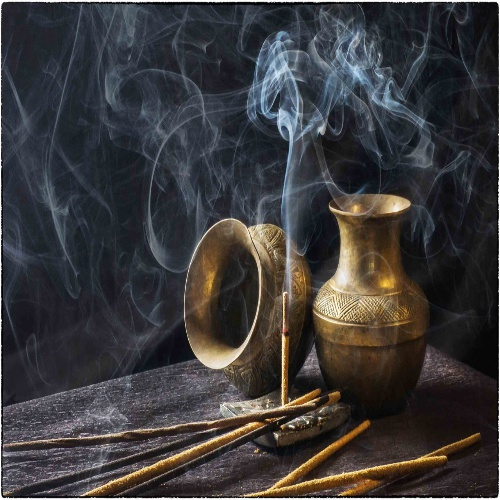
//> input picture projectMidTerm/Sequential/img/smoke500.jpg, 500 x 500 px
$ ./main   (built with g++ and OpenCV 4)
//> lines starting //> are read from the running program, lines starting //| are printed output that depends on the picture
### projectMidTerm/Sequential/equalize.cpp
#include <opencv2/highgui/highgui.hpp>
#include <opencv2/imgproc/imgproc.hpp>

using namespace std;
using namespace cv;

void equalize(Mat image, int equalized[], int *yuv_vector)
{
    int index = 0;
    for(int i = 0; i < image.rows; i++) {
        for (int j = 0; j < image.cols; j++) {


            int Y = equalized[yuv_vector[index]];  // edit Y channel with equalized vector
            int U = yuv_vector[index+1];
            int V = yuv_vector[index+2];

            // reconvert from YUV to RGB
            unsigned char R = (unsigned char)max(0, min(255,(int)(Y + 1.4075 * (V - 128))));
            unsigned char G = (unsigned char)max(0, min(255,(int)(Y - 0.3455 * (U - 128) - (0.7169 * (V - 128)))));
            unsigned char B = (unsigned char)max(0, min(255,(int)(Y + 1.7790 * (U - 128))));

            Vec3b intensity = image.at<Vec3b>(i,j);

            intensity.val[0] = R;
            intensity.val[1] = G;
            intensity.val[2] = B;

            image.at<Vec3b>(i,j) = intensity;

            index = index + 3;
        }
    }
}

### projectMidTerm/Sequential/cumulative_histogram.cpp
using namespace std;
using namespace cv;

void cumulative_histogram(int hist[], int equalized[], int cols, int rows)

{
    int cumulative_histogram[256];

    cumulative_histogram[0] = hist[0];

    for(int i = 1; i < 256; i++)
    {
        cumulative_histogram[i] = hist[i] + cumulative_histogram[i-1]; //Computation of cdf

        equalized[i] = (int)(((float)cumulative_histogram[i] - hist[0])/((float)cols * rows - 1)*255); //Normalization of cdf
    }
}

### projectMidTerm/Sequential/hist_maker.cpp
#include <opencv2/highgui/highgui.hpp>
#include <opencv2/imgproc/imgproc.hpp>

using namespace std;
using namespace cv;

void hist_maker(Mat image, int hist[], int *yuv_vector){
// receives the image histogram as formal parameter(int hist[]) and computes the RGB to YUV conversion, updating the Y histogram

    // initialize all intensity values to 0
    for(int i = 0; i < 256; i++){
        hist[i] = 0;
    }

    int index = 0;
    //slide rows and cols
    for(int i = 0; i < image.rows; i++) {
        for (int j = 0; j < image.cols; j++)
        {

            Vec3b intensity = image.at<Vec3b>(i,j); //vector with 3 byte entries, each one for R,G,B respectively

            int R = intensity.val[0]; // R is red
            int G = intensity.val[1]; // G is green
            int B = intensity.val[2]; // B is blue

            // Conversion
            int Y = R * .299000 + G * .587000 + B * .114000; // Y is the luminance level
            int U = R * -.168736 + G * -.331264 + B * .500000 + 128;
            int V = R * .500000 + G * -.418688 + B * -.081312 + 128;

            hist[Y]++;
            // memorize in a column vector all the pixels of the image in RGB format ( the yuv_vector is initialized like rows*cols*3 )
            yuv_vector[index] = Y;
            yuv_vector[index + 1] = U;
            yuv_vector[index + 2] = V;

            index = index +3;
        }
    }
}

### projectMidTerm/Sequential/main.cpp
#include <iostream>
#include <opencv2/highgui/highgui.hpp>
#include <opencv2/imgproc/imgproc.hpp>
#include <sys/time.h>
#include "hist_maker.cpp"
#include "cumulative_histogram.cpp"
#include "equalize.cpp"

using namespace std;
using namespace cv;

int main(){

    // Image reading
    Mat image = imread("../img/smoke500.jpg", IMREAD_COLOR);
//> image is the input picture: 500 rows x 500 cols, CV_8UC3; mean B, G, R 58.8, 57.9, 59.7

    //We used these functions to varying the size of the same size
    //resize(image, image, Size(10000, 10000));
    //imshow("Original Image", image);

    struct timeval start, end;
    gettimeofday(&start, NULL);

    // For big image dimension is required to allocate array for avoid the segmentation fault
    int *yuv_vector = new int[image.rows * image.cols * 3];

    // Making the histogram
    int histogram[256];
    hist_maker(image, histogram, yuv_vector);
//> the loop in hist_maker, `for(int i = 0; i < image.rows; i++)` made 500 passes
//> index on passes 1 to 3: 1500, 3000, 4500
//> after the loop in hist_maker, `for(int i = 0; i < image.rows; i++)`: index = 750000
//> histogram = 256 values, max 5954 at index 38, min 21 at index 241, mean 976.6

    // Making the equalized histogram
    int equalized[256];

    cumulative_histogram(histogram,equalized, image.cols, image.rows);
//> in cumulative_histogram, `cumulative_histogram[0] = hist[0];`: cumulative_histogram = 256 values, max 117 at index 0, min 0 at index 1, mean 0.457
//> after the loop in cumulative_histogram, `for(int i = 1; i < 256; i++)`: cumulative_histogram = 256 values from 117 to 250000
//> equalized = 256 values from 0 to 254

    equalize(image, equalized, yuv_vector);
//> the loop in equalize, `for(int i = 0; i < image.rows; i++)` made 500 passes
//> after the loop in equalize, `for(int i = 0; i < image.rows; i++)`:
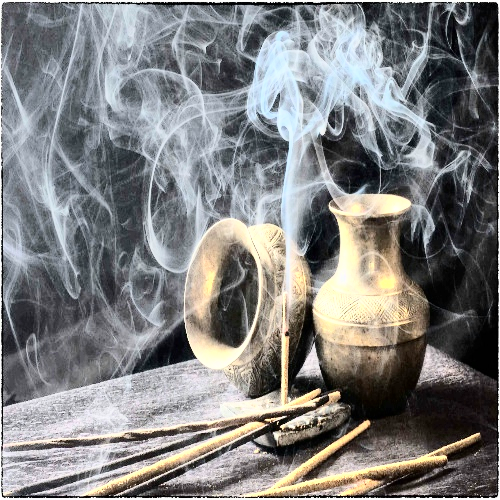
//> image: 500 rows x 500 cols, CV_8UC3; mean B, G, R 127.7, 127.8, 127.5
//> after the loop in equalize, `for(int i = 0; i < image.rows; i++)`: index = 750000

    gettimeofday(&end, NULL);
    double elapsed_time = ((end.tv_sec  - start.tv_sec) * 1000000u + end.tv_usec - start.tv_usec) / 1.e6;
    cout << elapsed_time << endl;

    // Display equalized image
    //resize(image, image, Size(500,500));
    //imshow("Equalized Image", image);

    imwrite("/Users/sandhuharjinder/CLionProjects/Sequential_Version/eq_img/smoke500.jpg", image);
    //waitKey(0);
    return 0;

}
